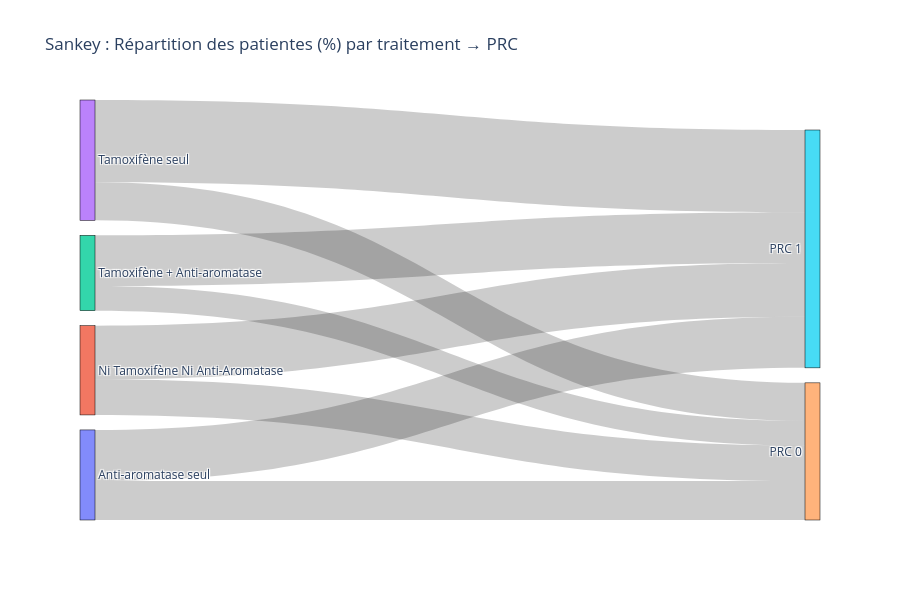

Here is the notebook cell this chart was saved with:
### Code cell
import plotly.graph_objects as go
import pandas as pd

def label_trt(row):
    if row["Tamoxifen"] == 1 and row["Anti_arom"] == 0:
        return "Tamoxifène seul"
    elif row["Tamoxifen"] == 0 and row["Anti_arom"] == 1:
        return "Anti-aromatase seul"
    elif row["Tamoxifen"] == 1 and row["Anti_arom"] == 1:
        return "Tamoxifène + Anti-aromatase"
    else:
        return "Ni Tamoxifène Ni Anti-Aromatase"

df_patients_trt = (
    df_long.drop_duplicates(subset=["ID_PATIENT"])
    .copy()
)
df_patients_trt["Traitement"] = df_patients_trt.apply(label_trt, axis=1)
df_patients_trt["PRC_Label"] = df_patients_trt["PRC"].map({0: "PRC 0", 1: "PRC 1"})

links = (
    df_patients_trt.groupby(['Traitement', 'PRC_Label'])["ID_PATIENT"]
    .nunique()
    .reset_index(name="count")
)

total = links["count"].sum()
links["pourcentage"] = links["count"] / total * 100

labels = list(links["Traitement"].unique()) + list(links["PRC_Label"].unique())
label_indices = {k: v for v, k in enumerate(labels)}

sources = links["Traitement"].map(label_indices)
targets = links["PRC_Label"].map(label_indices)
values = links["pourcentage"]  # Pourcentage pour chaque flux

fig = go.Figure(go.Sankey(
    node=dict(
        pad=15, thickness=15, line=dict(color="black", width=0.5),
        label=labels
    ),
    link=dict(
        source=sources,
        target=targets,
        value=values,
        label=[f"{v:.1f}%" for v in values]
    )
))
fig.update_layout(title="Sankey : Répartition des patientes (%) par traitement → PRC", font_size=12, width=900, height=600)
fig.show()

### Figure 1 — Plotly figure (JSON) as saved in the notebook; plotly's stock layout.template omitted (floating-point values rounded to 4 significant figures)
{"data": [{"link": {"label": ["10.4%", "13.6%", "9.5%", "14.3%", "6.6%", "13.5%", "10.2%", "21.9%"], "source": [0, 0, 1, 1, 2, 2, 3, 3], "target": [4, 5, 4, 5, 4, 5, 4, 5], "value": [10.37, 13.65, 9.498, 14.3, 6.55, 13.54, 10.15, 21.94]}, "node": {"label": ["Anti-aromatase seul", "Ni Tamoxifène Ni Anti-Aromatase", "Tamoxifène + Anti-aromatase", "Tamoxifène seul", "PRC 0", "PRC 1"], "line": {"color": "black", "width": 0.5}, "pad": 15, "thickness": 15}, "type": "sankey"}], "layout": {"font": {"size": 12}, "height": 600, "title": {"text": "Sankey : Répartition des patientes (%) par traitement → PRC"}, "width": 900}}
